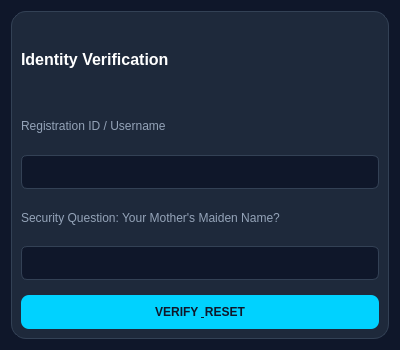
<?xml version="1.0" encoding="UTF-8"?>
<ui version="4.0">
 <class>ForgotDialog</class>
 <widget class="QDialog" name="ForgotDialog">
  <property name="geometry"><rect><x>0</x><y>0</y><width>400</width><height>350</height></rect></property>
  <property name="windowTitle"><string>Account Recovery</string></property>
  <property name="styleSheet">
   <string notr="true">
    QDialog { background-color: #0f172a; }
    QFrame#card { background-color: #1e293b; border-radius: 15px; border: 1px solid #334155; }
    QLabel { color: #94a3b8; font-family: "Segoe UI"; font-size: 12px; }
    QLineEdit { background-color: #0f172a; border: 1px solid #334155; border-radius: 6px; padding: 8px; color: white; }
    QPushButton#resetBtn { background: #00d2ff; color: #0f172a; font-weight: bold; border-radius: 8px; padding: 10px; }
   </string>
  </property>
  <layout class="QVBoxLayout" name="main">
   <item>
    <widget class="QFrame" name="card">
     <layout class="QVBoxLayout" name="cardLayout">
      <property name="spacing"><number>15</number></property>
      <item><widget class="QLabel" name="title"><property name="text"><string>Identity Verification</string></property><property name="styleSheet"><string>font-size: 16px; color: white; font-weight: bold;</string></property></widget></item>
      
      <item>
       <layout class="QVBoxLayout" name="idLay">
        <item><widget class="QLabel" name="l1"><property name="text"><string>Registration ID / Username</string></property></widget></item>
        <item><widget class="QLineEdit" name="idEdit"/></item>
       </layout>
      </item>

      <item>
       <layout class="QVBoxLayout" name="ansLay">
        <item><widget class="QLabel" name="l2"><property name="text"><string>Security Question: Your Mother's Maiden Name?</string></property></widget></item>
        <item><widget class="QLineEdit" name="answerEdit"/></item>
       </layout>
      </item>

      <item><widget class="QPushButton" name="resetBtn"><property name="text"><string>VERIFY &amp; RESET</string></property></widget></item>
     </layout>
    </widget>
   </item>
  </layout>
 </widget>
</ui>
